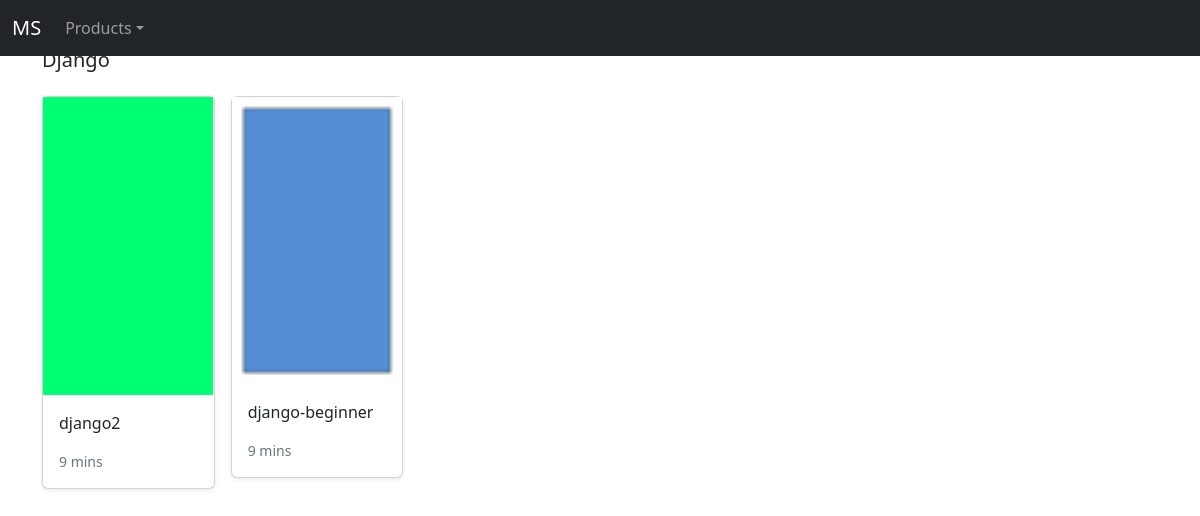
Page /shop/django/ on the committed database.
### store/models.py (models this page shows, shortened)
class Category(models.Model):
    name = models.CharField(max_length=255, db_index=True)
    slug = models.SlugField(max_length=255, unique=True)
    class Meta:
        verbose_name_plural = 'categories'
    def get_absolute_url(self):
       return reverse_lazy('store:category_list', args=[self.slug])

class Product(models.Model):
    category    = models.ForeignKey(Category, related_name='product', on_delete=models.CASCADE)
    created_by  = models.ForeignKey(User, related_name='product_creator', on_delete=models.CASCADE,) # TODO: remove
    title       = models.CharField(max_length=255)
    author      = models.CharField(max_length=255, default='Not found')
    description = models.TextField(blank=True)
    available   = models.IntegerField(default=1)
    image       = models.ImageField(upload_to='images/', default='images/default.png') # storing the link to the db
    slug        = models.SlugField(max_length=255)
    price       = models.DecimalField(max_digits=4, decimal_places=2, default=4.50)
    in_stock    = models.BooleanField(default=True)
    is_active   = models.BooleanField(default=True)
    created     = models.DateTimeField(auto_now_add=True) # TODO: remove
    updated     = models.DateTimeField(auto_now=True) # TODO: remove
    class Meta:
        ordering = ('-created',)
    def get_absolute_url(self):
        return reverse_lazy('store:product_detail', args=[self.slug])

### store/views.py (the view)
# urls.py: path('shop/<slug:slug>/', views.category_list, name='category_list'),
def category_list(request,slug):
    category = get_object_or_404(Category, slug=slug)
    products = Product.objects.filter(category=category)
    ctx = { 'category': category,
            'products': products }
    return render(request, 'store/products/category.html', context=ctx)

### store/views.py (called while the page is built)
def categories(request):
    return { 'categories': Category.objects.all() }

### templates/store/products/category.html (shortened to what this page needs)
{% extends '../base.html' %}
{% load static %}
{% block content %}
<main>
    <div class="album py-5 bg-ligth">
        <div class="container">
        <div class="pb-3 h5">{{ category.name|title }}</div>
            <div class="row row-cols-1 row-cols-sm-5 row-cols-md-6 g-3">
                {% for p in products %}
                    <div class="col">
                        <div class="card shadow-sm">
                            <img src="{{ p.image.url }}" class="img-fluid mx-auto" alt="Responsive image" width="170px"  height="270px" preserveAspectRatio="xMidYMid slice" focusable="false"></img>
                            <div class="card-body">
                                <p class="card-text">
                                    <a class="text-dark text-decoration-none" href="{{ p.get_absolute_url }}">{{ p.title }}</a>
                                </p>
                                <div class="d-flex justify-content-between align-items-center">
                                    <small class="text-muted">9 mins</small>
                                </div>
                            </div>
                        </div>
                    </div>
                {% endfor %}
            </div>
        </div>
    </div>
</main>
{% endblock content %}

### rows in the picture
Category: name "Django"
Product: image (placeholder picture), title "django2"
Product: image (picture), title "django-beginner"
